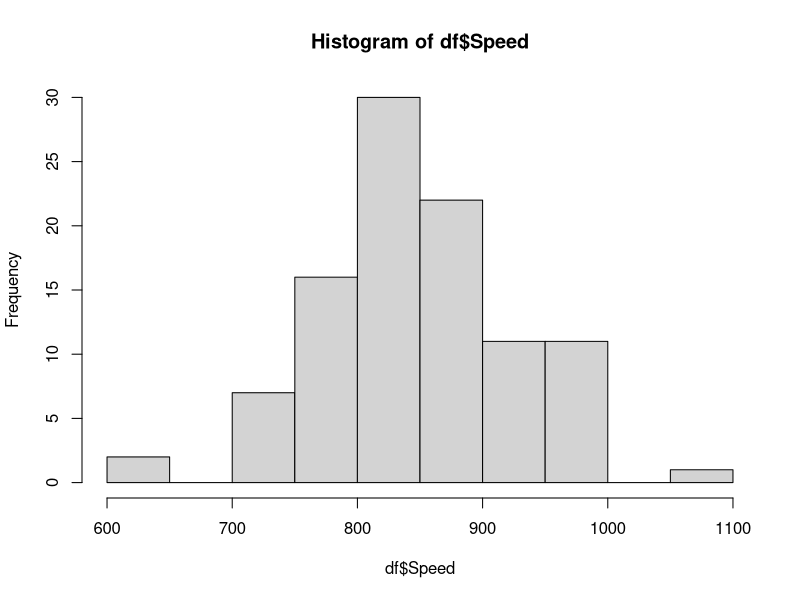
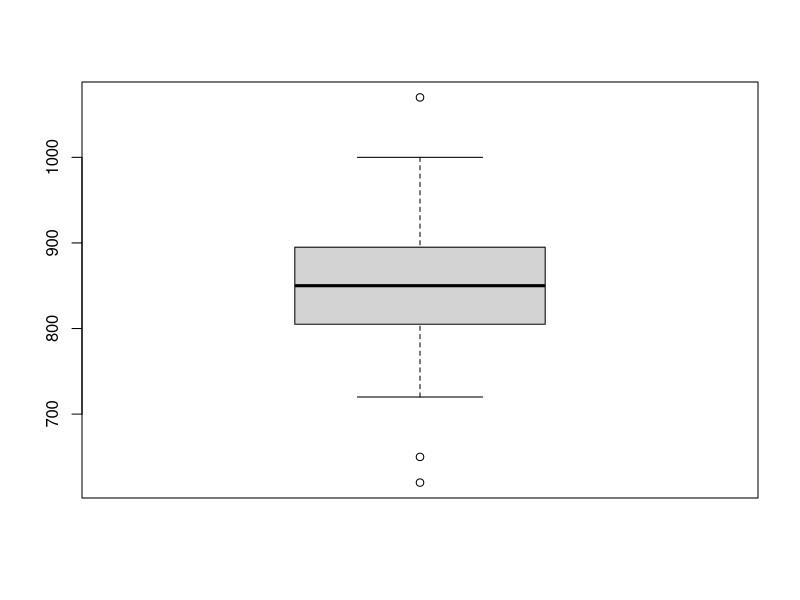
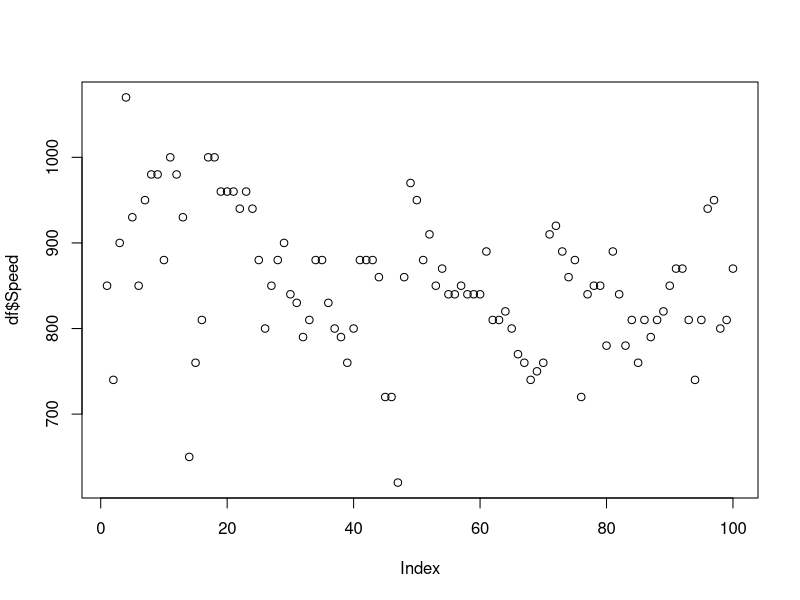
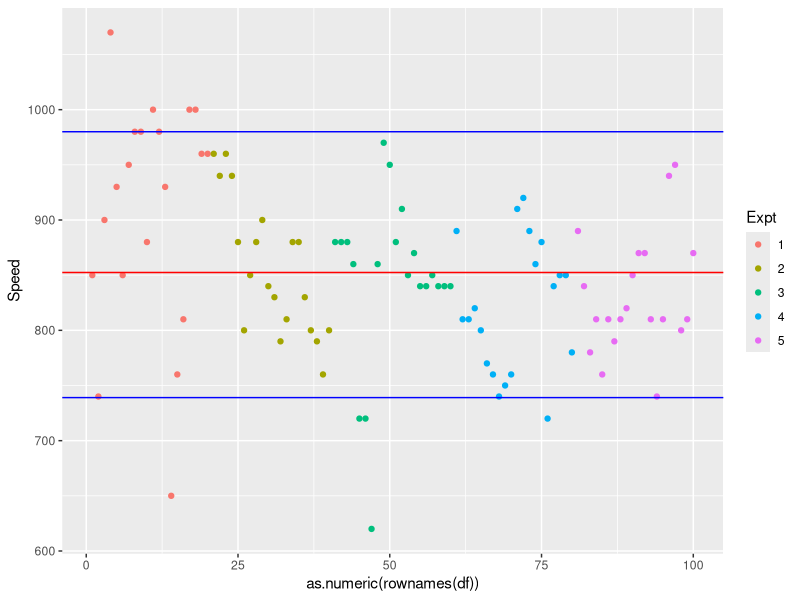
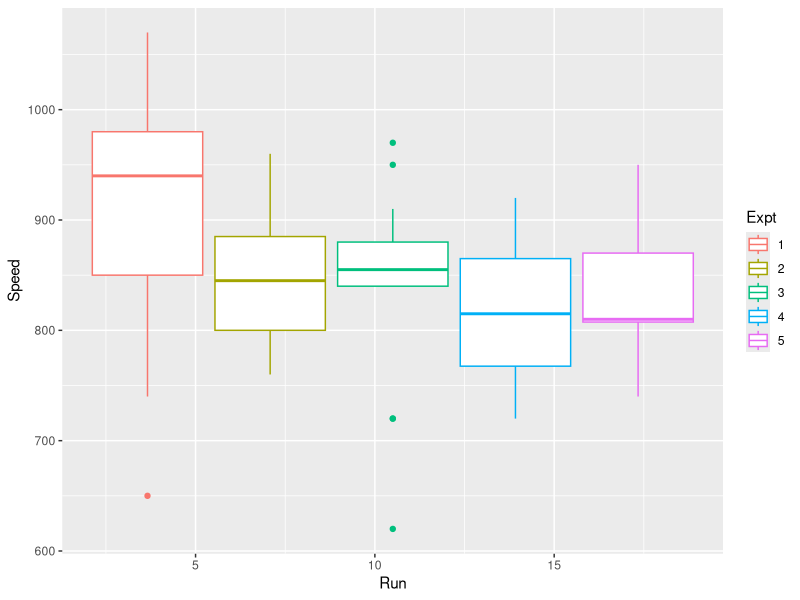
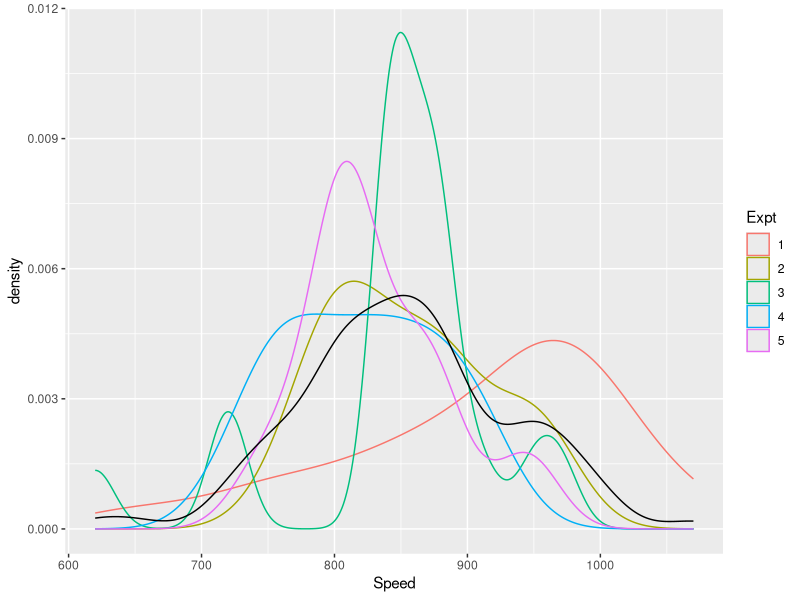
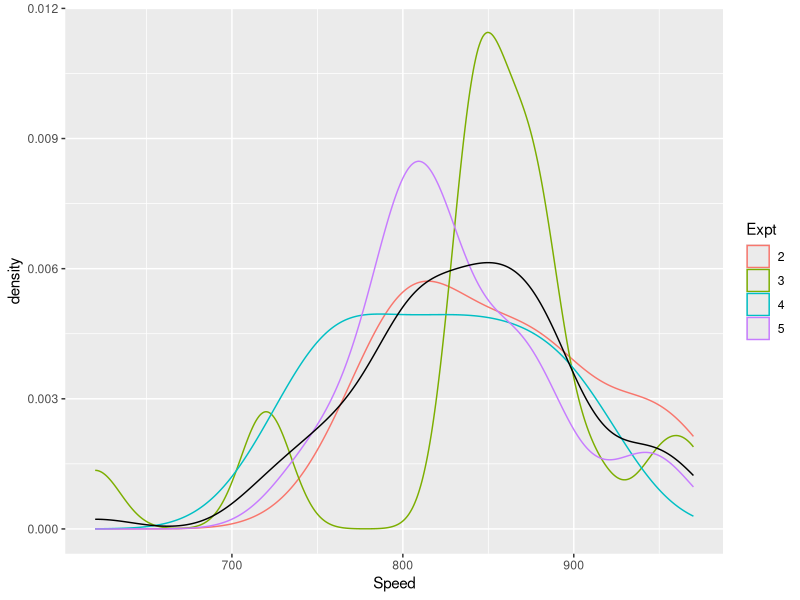

Write the R code that produced these figures, in order.
library(datasets)
library(dplyr)
library(ggplot2)
df1<-tibble(Expt=0, Run=0, Speed=0)
df<-morley
hist(df$Speed)
boxplot(df$Speed)
df$Expt<-as.factor(df$Expt)
df1<- df %>%
  group_by(Expt)%>%
  summarise(mean = mean(Speed))
df1
plot(x=df$Speed)
ggplot(data = df, aes(x=as.numeric(rownames(df)), y=Speed))+
  geom_point(aes(color=Expt))+
  geom_abline(slope=0, intercept = mean(df$Speed), color ="red")+
  geom_abline(slope=0, intercept = quantile(df$Speed, 0.05), color ="blue")+
  geom_abline(slope=0, intercept = quantile(df$Speed, 0.95), color ="blue")

ggplot(data = df, aes(x=Run, y=Speed))+
  geom_boxplot(aes(color = Expt))


ggplot(data = df, aes(x=Speed))+
  geom_density(aes(color = Expt))+
  geom_density(color="black")

df2<-filter(df, Expt!=1)
ggplot(data = df2, aes(x=Speed))+
  geom_density(aes(color = Expt))+
  geom_density(color="black")
